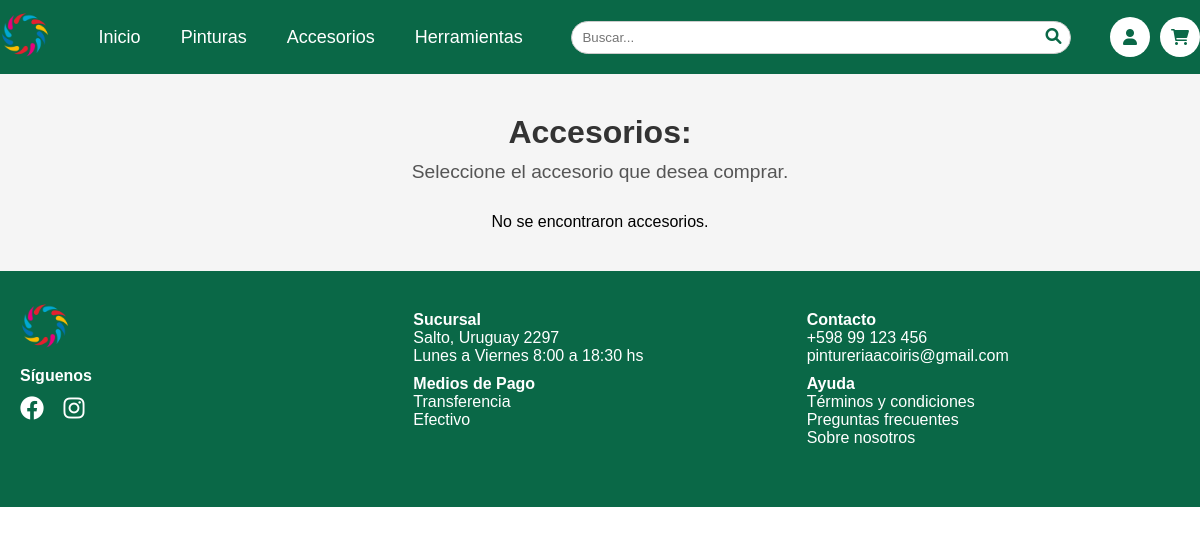
Page /accessories.php?page=2 on the earlier database version.
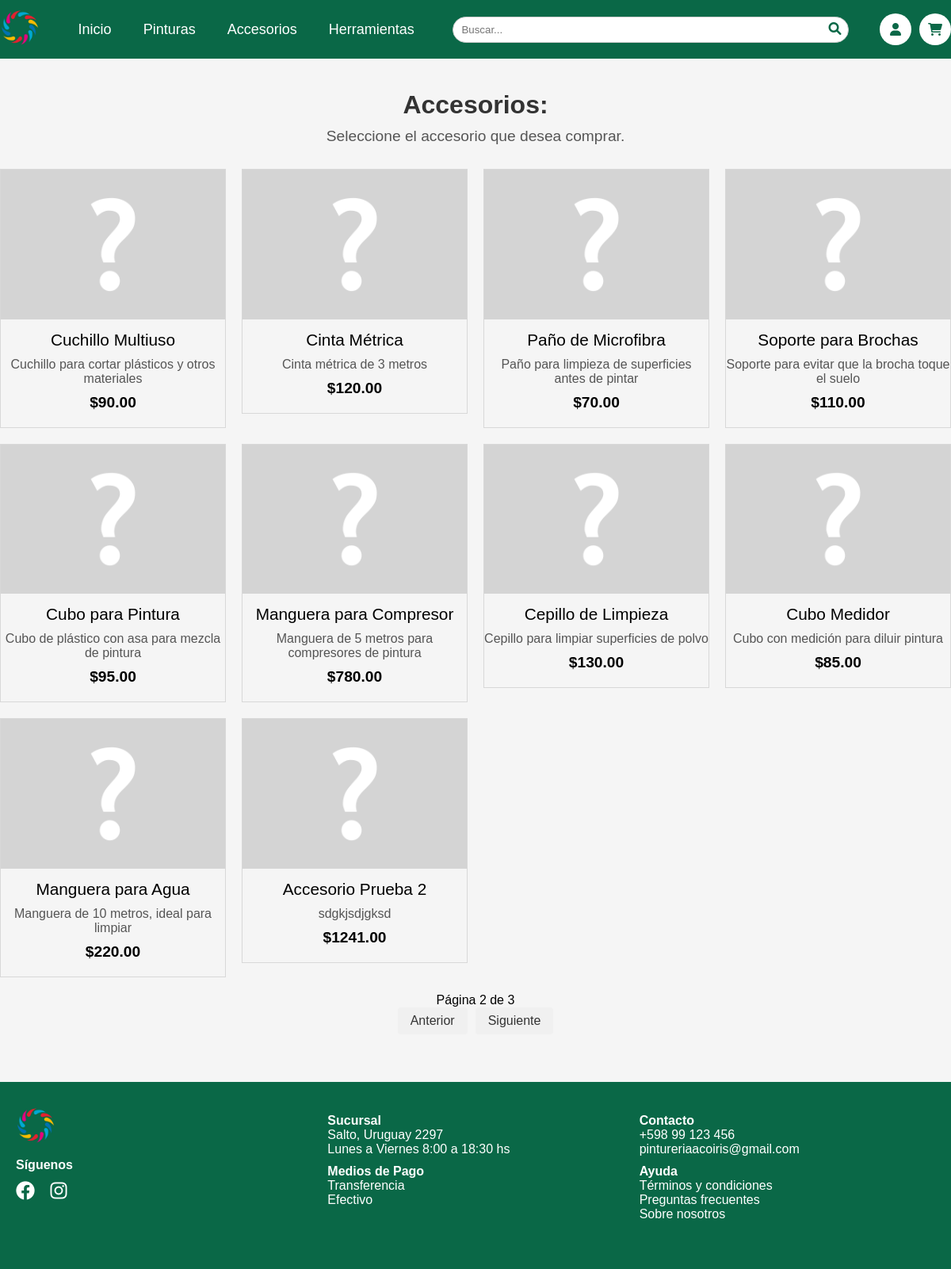
Same page on the later database version.
### tables this page shows
CREATE TABLE `productos` (
  `id_producto` int(11) NOT NULL,
  `imagen` varchar(100) DEFAULT 'assets/imgs/productos/none.png',
  `nombre` varchar(30) NOT NULL,
  `descripcion` text DEFAULT NULL,
  `precio` decimal(10,2) DEFAULT NULL,
  `stock_cantidad` int(11) DEFAULT NULL,
  `marca` varchar(20) DEFAULT NULL,
  `unidad` enum('Litro','Kg','Cantidad') NOT NULL,
  `fecha_ingreso` date DEFAULT NULL,
  `fecha_actualizacion` timestamp NOT NULL DEFAULT current_timestamp() ON UPDATE current_timestamp(),
  `id_proveedor` int(11) DEFAULT NULL,
  `mostrar` tinyint(1) DEFAULT 1
);

### codes/loadAccessories.php (the view, shortened to what this page needs)
<?php
include './database/database.php';
$accessoriesPerPage = 10;
$page = isset($_GET['page']) ? (int)$_GET['page'] : 1;
$offset = ($page - 1) * $accessoriesPerPage;
$query = "SELECT p.id_producto, p.imagen, p.nombre, p.descripcion, p.precio
          FROM Productos p
          INNER JOIN Accesorios a ON p.id_producto = a.id_producto
          WHERE p.mostrar = 1
          LIMIT ? OFFSET ?";
$stmt = $conn->prepare($query);
$stmt->bind_param("ii", $accessoriesPerPage, $offset);
$stmt->execute();
$result = $stmt->get_result();
if ($result->num_rows > 0) {
    echo '<div class="gallery">';
    while ($row = $result->fetch_assoc()) {
        echo '<a href="buyProduct.php?id_producto=' . $row['id_producto'] . '" class="accessory-type-link">';
        echo '<div class="accessory">';
        echo '<img src="' . $row['imagen'] . '" alt="' . $row['descripcion'] . '">';
        echo '<p class="product-name">' . $row['nombre'] . '</p>';
        echo '<p class="product-description">' . $row['descripcion'] . '</p>';
        echo '<p class="product-price">$' . $row['precio'] . '</p>';
        echo '</div>';
        echo '</a>';
    }
    echo '</div>';
    $countQuery = "SELECT COUNT(*) AS total FROM Productos p
                   INNER JOIN Accesorios a ON p.id_producto = a.id_producto
                   WHERE p.mostrar = 1";
    $countResult = $conn->query($countQuery);
    $totalRows = $countResult->fetch_assoc()['total'];
    $totalPages = ceil($totalRows / $accessoriesPerPage);
    echo '<div class="pagination">';
    echo '<span>Página ' . $page . ' de ' . $totalPages . '</span><br>';
    if ($page > 1) {
        echo '<a href="?page=' . ($page - 1) . '">Anterior</a>';
    }
    if ($page < $totalPages) {
        echo '<a href="?page=' . ($page + 1) . '">Siguiente</a>';
    }
    echo '</div>';
} else {
    echo "No se encontraron accesorios.";
}

Differences in the rows shown:
now on this page (row edited): productos: imagen (placeholder picture), nombre "Cuchillo Multiuso", descripcion "Cuchillo para cortar plásticos y otros materiales", precio "90.00"
now on this page (row edited): productos: imagen (placeholder picture), nombre "Cinta Métrica", descripcion "Cinta métrica de 3 metros", precio "120.00"
now on this page (row edited): productos: imagen (placeholder picture), nombre "Paño de Microfibra", descripcion "Paño para limpieza de superficies antes de pintar", precio "70.00"
now on this page (row edited): productos: imagen (placeholder picture), nombre "Soporte para Brochas", descripcion "Soporte para evitar que la brocha toque el suelo", precio "110.00"
now on this page (row edited): productos: imagen (placeholder picture), nombre "Cubo para Pintura", descripcion "Cubo de plástico con asa para mezcla de pintura", precio "95.00"
now on this page (row edited): productos: imagen (placeholder picture), nombre "Manguera para Compresor", descripcion "Manguera de 5 metros para compresores de pintura", precio "780.00"
now on this page (row edited): productos: imagen (placeholder picture), nombre "Cepillo de Limpieza", descripcion "Cepillo para limpiar superficies de polvo", precio "130.00"
now on this page (row edited): productos: imagen (placeholder picture), nombre "Cubo Medidor", descripcion "Cubo con medición para diluir pintura", precio "85.00"
now on this page (row edited): productos: imagen (placeholder picture), nombre "Manguera para Agua", descripcion "Manguera de 10 metros, ideal para limpiar", precio "220.00"
added productos: imagen (placeholder picture), nombre "Accesorio Prueba 2", descripcion "sdgkjsdjgksd", precio "1241.00"
Other differences:
$page: (not shown) → "2"
$totalPages: (not shown) → "3"
text no longer shown: "No se encontraron accesorios."
text now shown: "Página de Anterior Siguiente"
